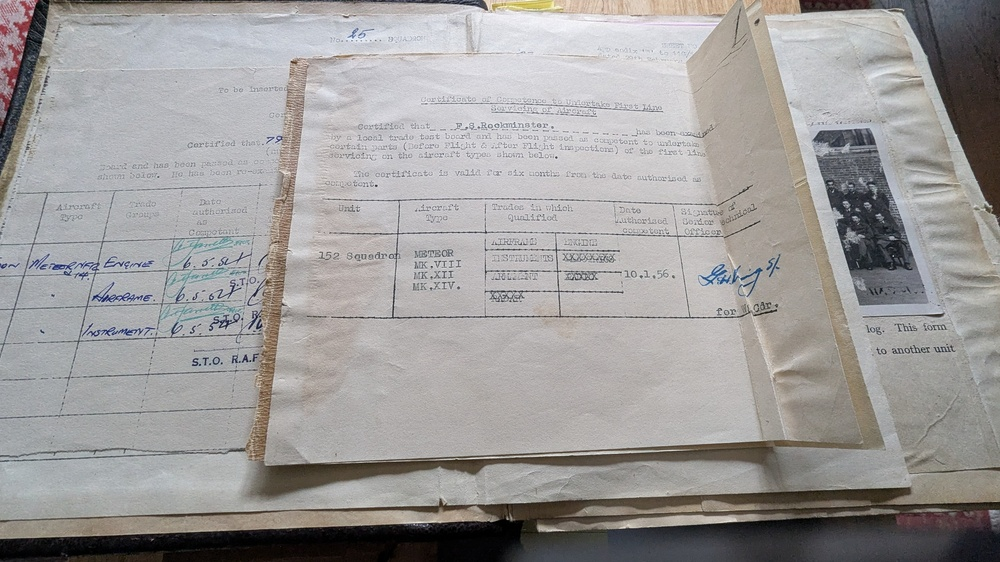
#> input picture images/logbook-pages/PXL_20251120_133047379.RAW-01.COVER.jpg, 1000 x 562 px, shrunk from 2688 x 1512 before the run; its folder holds only this picture in this run
$ python extract_all_pages.py
#> lines starting #> are read from the running program, lines starting #| are printed output that depends on the picture
#!/usr/bin/env python3
"""
Complete OCR extraction for all 197 RAF logbook pages.
Runs extraction with progress tracking, error handling, and intermediate saves.
Designed to run for hours if needed to capture all data.
"""

import json
from pathlib import Path
import pytesseract
from PIL import Image, ImageEnhance, ImageFilter
import sys
import time
from datetime import datetime

def preprocess_image(image_path):
    """Enhanced image preprocessing for better OCR accuracy."""
    img = Image.open(image_path)
#> img is the input picture: PIL image 1000x562 RGB; mean R, G, B 157.8, 155.5, 154.7

    # Convert to grayscale
    img = img.convert('L')
#> img: PIL image 1000x562 L

    # Enhance contrast significantly
    enhancer = ImageEnhance.Contrast(img)
    img = enhancer.enhance(2.5)
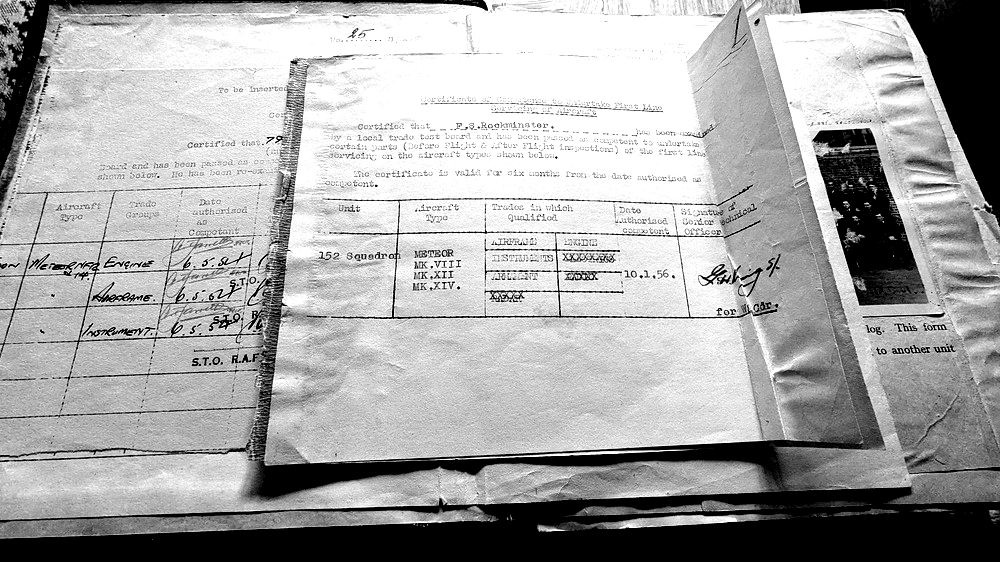
#> img: PIL image 1000x562 L; min 0, max 255, mean 167

    # Enhance sharpness
    sharpener = ImageEnhance.Sharpness(img)
    img = sharpener.enhance(2.0)

    # Apply sharpening filter
    img = img.filter(ImageFilter.SHARPEN)
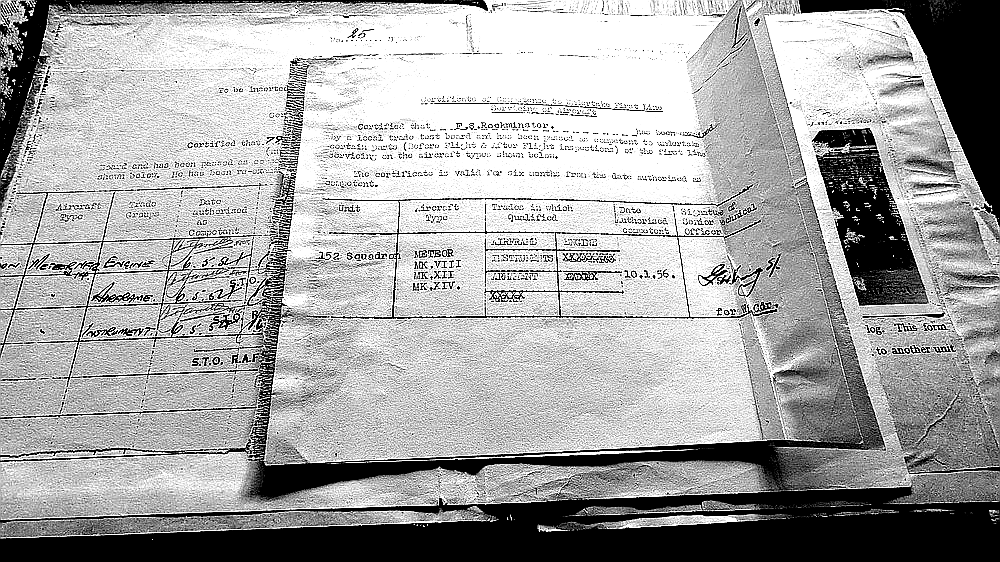
#> img: PIL image 1000x562 L; min 0, max 255, mean 164.9

    return img

def extract_text_from_image(image_path):
    """Extract text from a single image with multiple OCR passes."""
    try:
        # Preprocess the image
        img = preprocess_image(image_path)

        # Try multiple OCR configurations for best results
        configs = [
            '--psm 6 --oem 3',  # Uniform block of text, default OCR engine
            '--psm 4 --oem 3',  # Single column of text
            '--psm 3 --oem 3',  # Fully automatic page segmentation
            '--psm 11 --oem 3', # Sparse text
        ]

        best_text = ""
        best_config = ""

        for config in configs:
            try:
                text = pytesseract.image_to_string(img, config=config)
                if len(text.strip()) > len(best_text.strip()):
                    best_text = text
                    best_config = config
            except Exception as e:
                continue
#> after the loop, best_config = ''; best_text = ''

        return {
            'text': best_text.strip(),
            'success': bool(best_text.strip()),
            'config_used': best_config,
            'char_count': len(best_text.strip())
        }
    except Exception as e:
        return {
            'text': '',
            'success': False,
            'error': str(e),
            'char_count': 0
        }

# [6 lines left out: function save_progress, not called in this run]

def main():
    """Process all 197 logbook pages with comprehensive OCR extraction."""
    start_time = time.time()

    logbook_dir = Path("images/logbook-pages")
    output_dir = Path("ocr_output")
    output_dir.mkdir(exist_ok=True)

    # Get all images sorted by filename
    image_files = sorted(logbook_dir.glob("*.jpg"))
    total_pages = len(image_files)

    print("="*70)
    print(f"COMPLETE OCR EXTRACTION - RAF LOGBOOK")
    print(f"Started: {datetime.now().strftime('%Y-%m-%d %H:%M:%S')}")
    print("="*70)
    print(f"Total pages to process: {total_pages}")
    print(f"Estimated time: {total_pages * 4} - {total_pages * 6} seconds (~{(total_pages * 5) / 60:.1f} minutes)")
    print("="*70)
    print()

    results = []
    successful_extractions = 0
    total_chars_extracted = 0

    for i, img_path in enumerate(image_files, 1):
        page_start = time.time()

        # Progress indicator
        progress_pct = (i / total_pages) * 100
        elapsed = time.time() - start_time
        avg_time_per_page = elapsed / i if i > 0 else 0
        remaining_pages = total_pages - i
        eta_seconds = remaining_pages * avg_time_per_page
        eta_minutes = eta_seconds / 60

        print(f"[{i:3d}/{total_pages}] ({progress_pct:5.1f}%) {img_path.name}")
        print(f"         Elapsed: {elapsed/60:.1f}m | ETA: {eta_minutes:.1f}m", end=' ')
        sys.stdout.flush()

        # Extract text
        result = extract_text_from_image(img_path)
        result['filename'] = img_path.name
        result['page_number'] = i
        result['processing_time'] = time.time() - page_start

        results.append(result)

        if result['success']:
            successful_extractions += 1
            total_chars_extracted += result['char_count']
            print(f"| ✓ {result['char_count']:4d} chars")

            # Show first line preview
            if result['text']:
                first_line = result['text'].split('\n')[0][:70]
                print(f"         → {first_line}")
        else:
            print("| ✗ FAILED")
            if 'error' in result:
                print(f"         Error: {result['error']}")

        print()

        # Save progress every 20 pages
        if i % 20 == 0 or i == total_pages:
            progress_file = save_progress(results, output_dir, i)
            success_rate = (successful_extractions / i) * 100
            print(f"         [CHECKPOINT] Progress saved: {success_rate:.1f}% success rate")
            print()

    # Save final complete results
    final_output = output_dir / "extracted_all_pages.json"
    with open(final_output, 'w', encoding='utf-8') as f:
        json.dump(results, f, indent=2, ensure_ascii=False)

    # Generate summary
    total_time = time.time() - start_time
    success_rate = (successful_extractions / total_pages) * 100
    avg_chars_per_page = total_chars_extracted / successful_extractions if successful_extractions > 0 else 0

    print()
    print("="*70)
    print("EXTRACTION COMPLETE")
    print("="*70)
    print(f"Total pages processed: {total_pages}")
    print(f"Successful extractions: {successful_extractions} ({success_rate:.1f}%)")
    print(f"Failed extractions: {total_pages - successful_extractions}")
    print(f"Total characters extracted: {total_chars_extracted:,}")
    print(f"Average chars per page: {avg_chars_per_page:.0f}")
    print(f"Total processing time: {total_time/60:.1f} minutes")
    print(f"Average time per page: {total_time/total_pages:.1f} seconds")
    print("="*70)
    print(f"Results saved to: {final_output}")
    print(f"Completed: {datetime.now().strftime('%Y-%m-%d %H:%M:%S')}")
    print("="*70)

    # Save summary
    summary = {
        'total_pages': total_pages,
        'successful': successful_extractions,
        'failed': total_pages - successful_extractions,
        'success_rate': success_rate,
        'total_characters': total_chars_extracted,
        'avg_chars_per_page': avg_chars_per_page,
        'processing_time_minutes': total_time / 60,
        'avg_time_per_page': total_time / total_pages,
        'completed_at': datetime.now().isoformat()
    }

    summary_file = output_dir / "extraction_summary.json"
    with open(summary_file, 'w', encoding='utf-8') as f:
        json.dump(summary, f, indent=2)

    print(f"Summary saved to: {summary_file}")

if __name__ == "__main__":
    try:
        main()
#> (the call stopped at in extract_text_from_image, `text = pytesseract.image_to_string(img, config=config)`: pytesseract is not available in this run)
    except KeyboardInterrupt:
        print("\n\n[INTERRUPTED] OCR extraction stopped by user.")
        print("Partial results have been saved in ocr_output/progress_*.json files")
        sys.exit(1)
    except Exception as e:
        print(f"\n\n[ERROR] Fatal error: {e}")
        import traceback
        traceback.print_exc()
        sys.exit(1)

$ run again, on images/logbook-pages/PXL_20251120_133249547.RAW-01.COVER.jpg
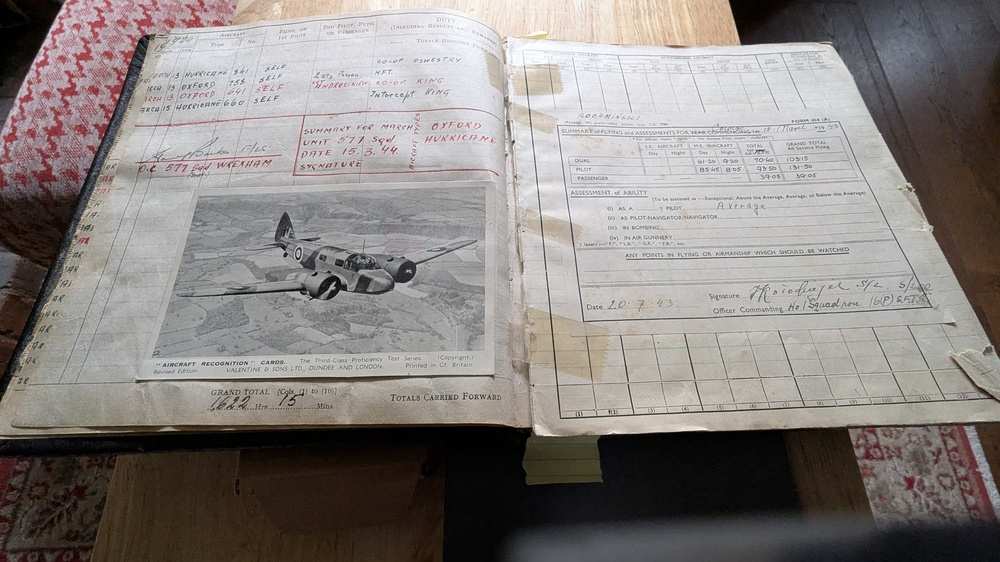
#> input picture images/logbook-pages/PXL_20251120_133249547.RAW-01.COVER.jpg, 1000 x 562 px, shrunk from 2688 x 1512 before the run
#> in preprocess_image, img is the input picture: PIL image 1000x562 RGB; mean R, G, B 135.8, 130.1, 127.5
#> in preprocess_image, `img = enhancer.enhance(2.5)`:
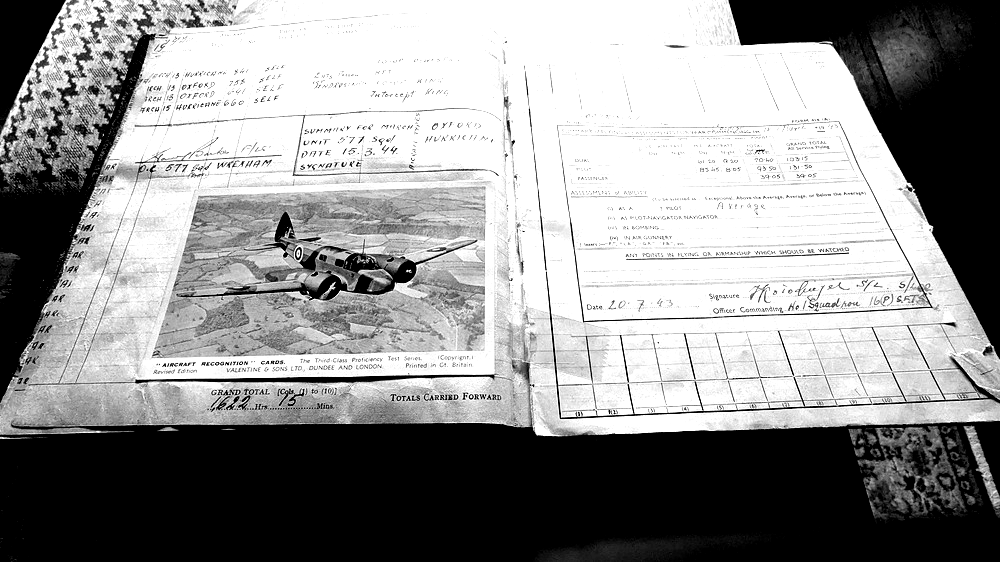
#> img: PIL image 1000x562 L; min 0, max 255, mean 145.5
#> in preprocess_image, `img = img.filter(ImageFilter.SHARPEN)`:
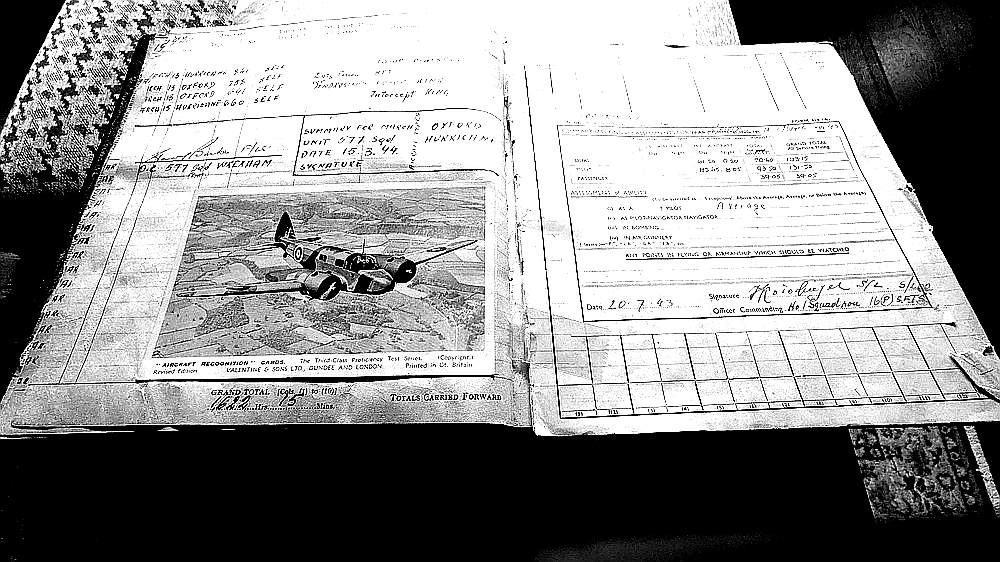
#> img: PIL image 1000x562 L; min 0, max 255, mean 142.9
#> after the loop in extract_text_from_image, `for config in configs:`: best_config = ''

$ run again, on images/logbook-pages/PXL_20251120_133305273.RAW-01.COVER.jpg
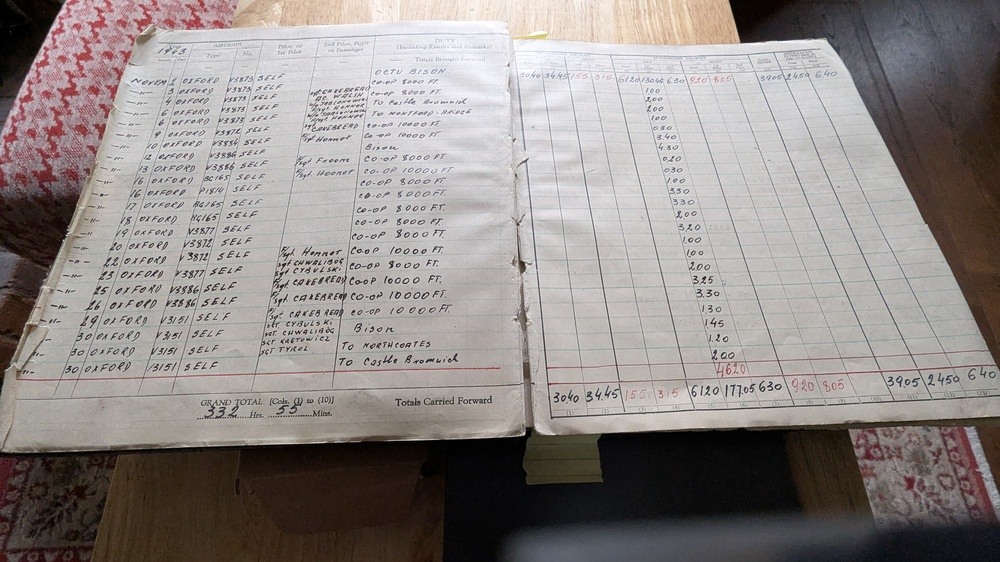
#> input picture images/logbook-pages/PXL_20251120_133305273.RAW-01.COVER.jpg, 1000 x 562 px, shrunk from 2688 x 1512 before the run
#> in preprocess_image, img is the input picture: PIL image 1000x562 RGB; mean R, G, B 143, 136.5, 134.1
#> in preprocess_image, `img = enhancer.enhance(2.5)`:
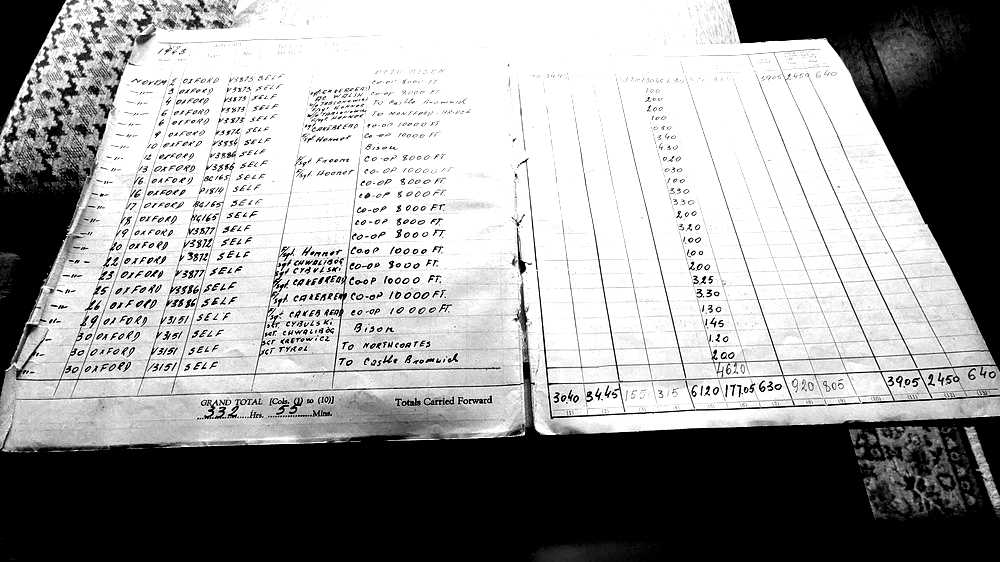
#> img: PIL image 1000x562 L; min 0, max 255, mean 153.3
#> in preprocess_image, `img = img.filter(ImageFilter.SHARPEN)`:
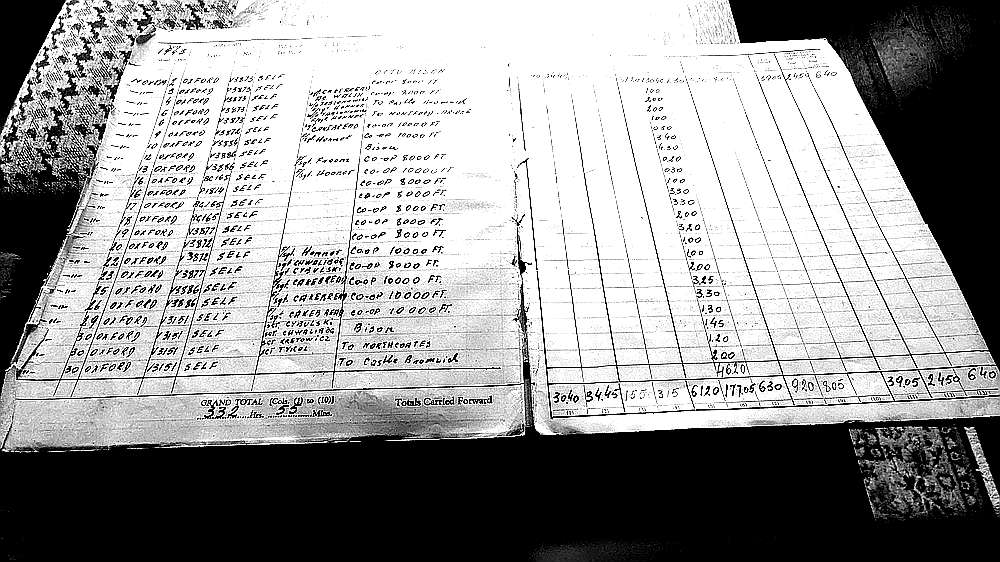
#> img: PIL image 1000x562 L; min 0, max 255, mean 150.6
#> after the loop in extract_text_from_image, `for config in configs:`: best_config = ''

$ run again, on images/logbook-pages/PXL_20251120_133315430.RAW-01.COVER.jpg
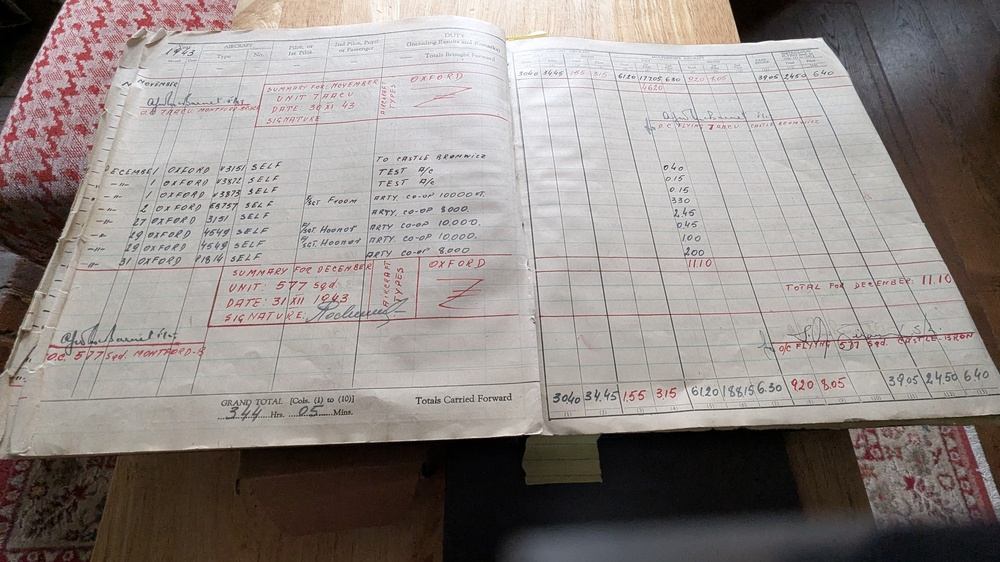
#> input picture images/logbook-pages/PXL_20251120_133315430.RAW-01.COVER.jpg, 1000 x 562 px, shrunk from 2688 x 1512 before the run
#> in preprocess_image, img is the input picture: PIL image 1000x562 RGB; mean R, G, B 144.9, 137.6, 134.6
#> in preprocess_image, `img = enhancer.enhance(2.5)`:
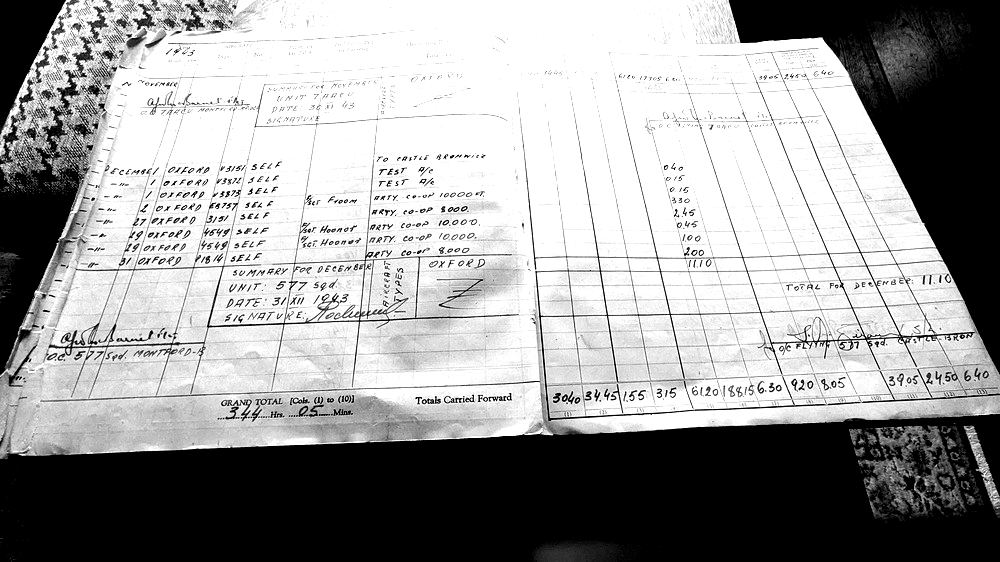
#> img: PIL image 1000x562 L; min 0, max 255, mean 155.9
#> in preprocess_image, `img = img.filter(ImageFilter.SHARPEN)`:
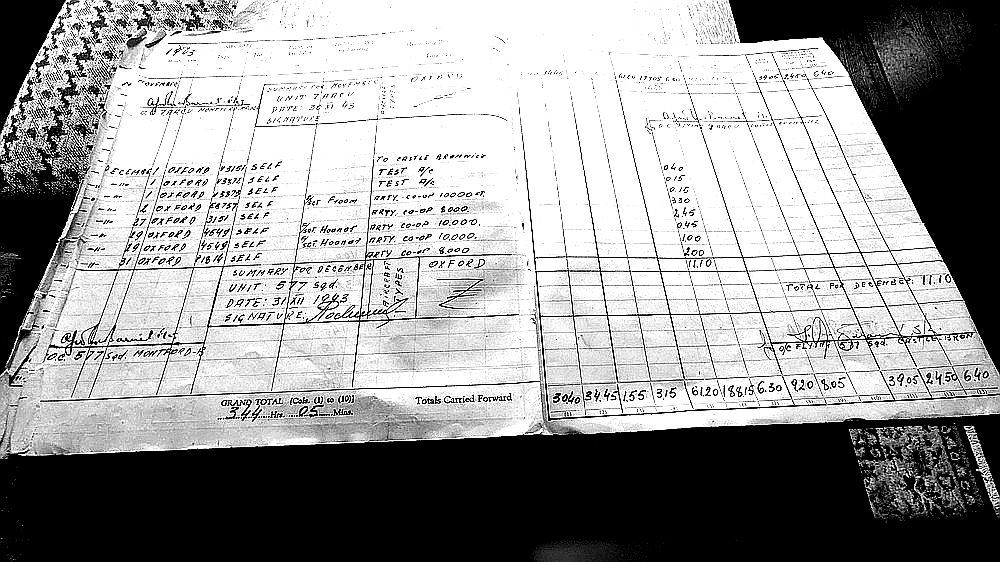
#> img: PIL image 1000x562 L; min 0, max 255, mean 152.8
#> after the loop in extract_text_from_image, `for config in configs:`: best_config = ''
